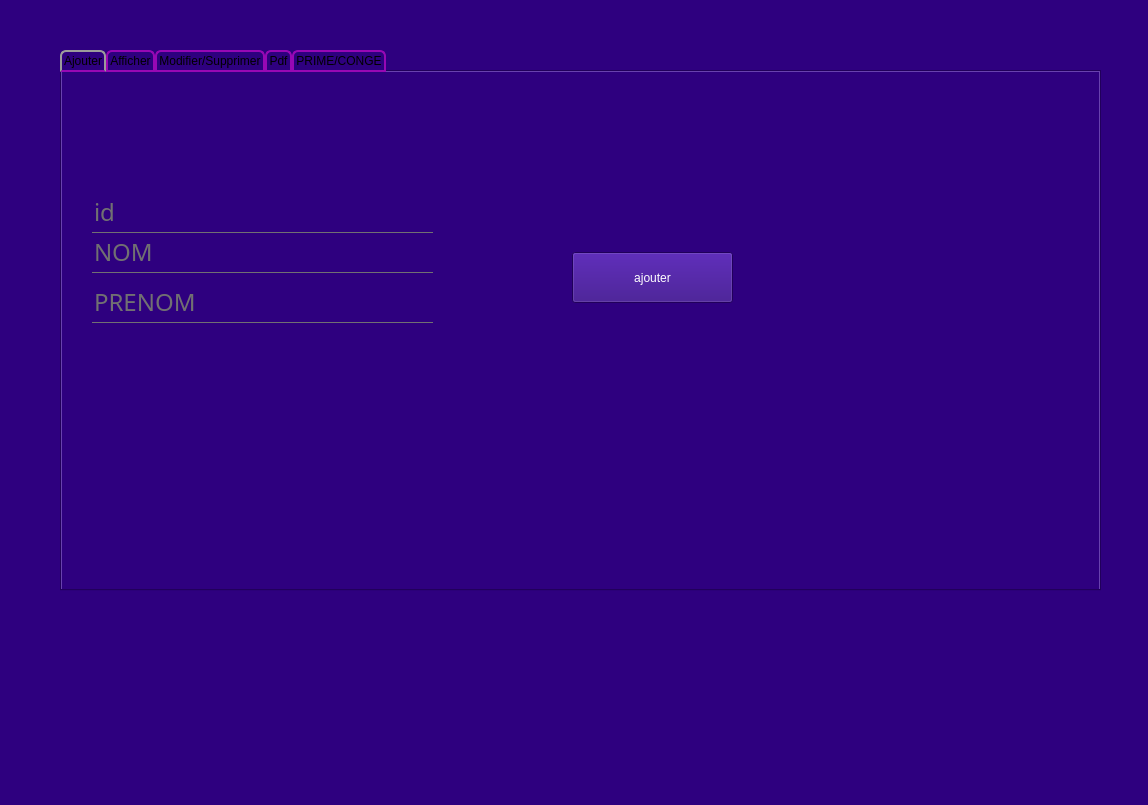
<?xml version="1.0" encoding="UTF-8"?>
<ui version="4.0">
 <class>MainWindow4</class>
 <widget class="QMainWindow" name="MainWindow4">
  <property name="geometry">
   <rect>
    <x>0</x>
    <y>0</y>
    <width>1148</width>
    <height>805</height>
   </rect>
  </property>
  <property name="windowTitle">
   <string>MainWindow</string>
  </property>
  <property name="styleSheet">
   <string notr="true">background:rgb(46,0,127);</string>
  </property>
  <widget class="QWidget" name="centralwidget">
   <widget class="QTabWidget" name="tabwidgets">
    <property name="geometry">
     <rect>
      <x>60</x>
      <y>50</y>
      <width>1041</width>
      <height>541</height>
     </rect>
    </property>
    <property name="styleSheet">
     <string notr="true">QTabBar::tab {
    background: qlineargradient(x1: 0, y1: 0, x2: 0, y2: 1,
                                stop: 0 #E1E1E1, stop: 0.4 #DDDDDD,
                                stop: 0.5 #D8D8D8, stop: 1.0 #D3D3D3);
    border: 2px solid#9708B4;
    border-bottom-color: #9708B4; /* same as the pane color */
    border-top-left-radius: 6px;
    border-top-right-radius: 6px;
    min-width:60ex;
    padding: 2px;
     font: bold, &quot;Comic Sans MS&quot;;
}

QTabBar::tab:selected, QTabBar::tab:hover {
    background: qlineargradient(x1: 0, y1: 0, x2: 0, y2: 1,
                                stop: 0 #085394, stop: 0.4 #9708B4,
                                stop: 0.5 #9708B4, stop: 1.0 #9708B4);
}

QTabBar::tab:selected {
    border-color: #9B9B9B;
    border-bottom-color: #9708B4; /* same as pane color */
}
QLabel{
background:transparent;
font:Century gothic;
font-size:20px;
color:#8b8b8b;
}

QDateEdit{
background:#8b8b8b;
}
QGroupBox{
font-color:rgb(255, 255, 255);
}



</string>
    </property>
    <property name="currentIndex">
     <number>0</number>
    </property>
    <property name="usesScrollButtons">
     <bool>false</bool>
    </property>
    <widget class="QWidget" name="ajouter">
     <attribute name="title">
      <string>Ajouter</string>
     </attribute>
     <widget class="QLineEdit" name="le_nom">
      <property name="geometry">
       <rect>
        <x>30</x>
        <y>160</y>
        <width>341</width>
        <height>41</height>
       </rect>
      </property>
      <property name="styleSheet">
       <string notr="true">QLineEdit{
background:transparent;
border:none;
color:#717072;
border-bottom:1px solid #717072; 
font:Century gothic;
font-size:24px;
}
QDateEdit{
background:transparent;
border:none;
}
</string>
      </property>
      <property name="text">
       <string>NOM</string>
      </property>
      <property name="readOnly">
       <bool>false</bool>
      </property>
     </widget>
     <widget class="QLineEdit" name="le_id">
      <property name="geometry">
       <rect>
        <x>30</x>
        <y>120</y>
        <width>341</width>
        <height>41</height>
       </rect>
      </property>
      <property name="styleSheet">
       <string notr="true">QLineEdit{
background:transparent;
border:none;
color:#717072;
border-bottom:1px solid #717072; 
font:Century gothic;
font-size:24px;
}
QDateEdit{
background:transparent;
border:none;
}
</string>
      </property>
      <property name="text">
       <string>id</string>
      </property>
      <property name="readOnly">
       <bool>false</bool>
      </property>
     </widget>
     <widget class="QLineEdit" name="le_prenom">
      <property name="geometry">
       <rect>
        <x>30</x>
        <y>210</y>
        <width>341</width>
        <height>41</height>
       </rect>
      </property>
      <property name="font">
       <font>
        <family>gothic</family>
        <pointsize>-1</pointsize>
        <weight>50</weight>
        <italic>false</italic>
        <bold>false</bold>
       </font>
      </property>
      <property name="styleSheet">
       <string notr="true">QLineEdit{
background:transparent;
border:none;
color:#717072;
border-bottom:1px solid #717072; 
font:Century gothic;
font-size:24px;
}
QDateEdit{
background:transparent;
border:none;
}
</string>
      </property>
      <property name="text">
       <string>PRENOM</string>
      </property>
      <property name="readOnly">
       <bool>false</bool>
      </property>
     </widget>
     <widget class="QPushButton" name="pb_ajouter">
      <property name="geometry">
       <rect>
        <x>510</x>
        <y>180</y>
        <width>161</width>
        <height>51</height>
       </rect>
      </property>
      <property name="styleSheet">
       <string notr="true">color: rgb(255, 255, 255);</string>
      </property>
      <property name="text">
       <string>ajouter</string>
      </property>
     </widget>
    </widget>
    <widget class="QWidget" name="afficher">
     <attribute name="title">
      <string>Afficher</string>
     </attribute>
     <widget class="QTableView" name="tableView_2">
      <property name="geometry">
       <rect>
        <x>20</x>
        <y>190</y>
        <width>611</width>
        <height>351</height>
       </rect>
      </property>
      <property name="styleSheet">
       <string notr="true">background:rgb(255, 255, 255);</string>
      </property>
     </widget>
     <widget class="QLineEdit" name="lineEdit_5">
      <property name="geometry">
       <rect>
        <x>110</x>
        <y>30</y>
        <width>451</width>
        <height>41</height>
       </rect>
      </property>
      <property name="styleSheet">
       <string notr="true">QLineEdit{
background:transparent;
border:none;
color:#717072;
border-bottom:1px solid #717072; 
font:Century gothic;
font-size:24px;
}
QDateEdit{
background:transparent;
border:none;
}
</string>
      </property>
      <property name="text">
       <string>                 les personnels</string>
      </property>
     </widget>
     <widget class="QToolButton" name="toolButton_5">
      <property name="geometry">
       <rect>
        <x>30</x>
        <y>30</y>
        <width>71</width>
        <height>51</height>
       </rect>
      </property>
      <property name="styleSheet">
       <string notr="true">QPushButton{
background:#01166B;
border-radius:60px;
}
QToolButton{
background:#01166B;
border-radius:60px;} 

QToolButton::hover{
background:#9708B4;
border-radius:60px;
}
</string>
      </property>
      <property name="text">
       <string/>
      </property>
      <property name="icon">
       <iconset>
        <normaloff>:/Downloads/chercher.png</normaloff>:/Downloads/chercher.png</iconset>
      </property>
      <property name="iconSize">
       <size>
        <width>80</width>
        <height>80</height>
       </size>
      </property>
     </widget>
     <widget class="QToolButton" name="toolButton_6">
      <property name="geometry">
       <rect>
        <x>560</x>
        <y>30</y>
        <width>71</width>
        <height>51</height>
       </rect>
      </property>
      <property name="styleSheet">
       <string notr="true">QPushButton{
background:#01166B;
border-radius:60px;
}
QToolButton{
background:#01166B;
border-radius:60px;} 

QToolButton::hover{
background:#9708B4;
border-radius:60px;
}
</string>
      </property>
      <property name="text">
       <string/>
      </property>
      <property name="icon">
       <iconset>
        <normaloff>:/Downloads/pdf.png</normaloff>:/Downloads/pdf.png</iconset>
      </property>
      <property name="iconSize">
       <size>
        <width>80</width>
        <height>80</height>
       </size>
      </property>
     </widget>
     <widget class="QLineEdit" name="le_id_5">
      <property name="geometry">
       <rect>
        <x>30</x>
        <y>90</y>
        <width>341</width>
        <height>41</height>
       </rect>
      </property>
      <property name="styleSheet">
       <string notr="true">QLineEdit{
background:transparent;
border:none;
color:#717072;
border-bottom:1px solid #717072; 
font:Century gothic;
font-size:24px;
}
QDateEdit{
background:transparent;
border:none;
}
</string>
      </property>
      <property name="text">
       <string>ID</string>
      </property>
      <property name="readOnly">
       <bool>false</bool>
      </property>
     </widget>
     <widget class="QComboBox" name="comboBox">
      <property name="geometry">
       <rect>
        <x>410</x>
        <y>90</y>
        <width>261</width>
        <height>41</height>
       </rect>
      </property>
      <item>
       <property name="text">
        <string>trier par :</string>
       </property>
      </item>
      <item>
       <property name="text">
        <string>trier par id</string>
       </property>
      </item>
      <item>
       <property name="text">
        <string>trier par nom</string>
       </property>
      </item>
      <item>
       <property name="text">
        <string>trier par prenom</string>
       </property>
      </item>
     </widget>
     <widget class="QLabel" name="statistique">
      <property name="geometry">
       <rect>
        <x>650</x>
        <y>140</y>
        <width>371</width>
        <height>291</height>
       </rect>
      </property>
      <property name="text">
       <string/>
      </property>
     </widget>
     <widget class="QPushButton" name="pushButton">
      <property name="geometry">
       <rect>
        <x>700</x>
        <y>40</y>
        <width>161</width>
        <height>41</height>
       </rect>
      </property>
      <property name="styleSheet">
       <string notr="true">color: rgb(255, 255, 255);</string>
      </property>
      <property name="text">
       <string>staistique</string>
      </property>
     </widget>
    </widget>
    <widget class="QWidget" name="supprimer_modifier">
     <attribute name="title">
      <string>Modifier/Supprimer</string>
     </attribute>
     <widget class="QLineEdit" name="le_id_2">
      <property name="geometry">
       <rect>
        <x>20</x>
        <y>40</y>
        <width>271</width>
        <height>41</height>
       </rect>
      </property>
      <property name="styleSheet">
       <string notr="true">QLineEdit{
background:transparent;
border:none;
color:#717072;
border-bottom:1px solid #717072; 
font:Century gothic;
font-size:24px;
}
QDateEdit{
background:transparent;
border:none;
}
</string>
      </property>
      <property name="text">
       <string>ID</string>
      </property>
     </widget>
     <widget class="QLineEdit" name="le_nom_2">
      <property name="geometry">
       <rect>
        <x>470</x>
        <y>130</y>
        <width>271</width>
        <height>41</height>
       </rect>
      </property>
      <property name="styleSheet">
       <string notr="true">QLineEdit{
background:transparent;
border:none;
color:#717072;
border-bottom:1px solid #717072; 
font:Century gothic;
font-size:24px;
}
QDateEdit{
background:transparent;
border:none;
}
</string>
      </property>
      <property name="text">
       <string>NOM</string>
      </property>
     </widget>
     <widget class="QLineEdit" name="le_prenom_2">
      <property name="geometry">
       <rect>
        <x>470</x>
        <y>190</y>
        <width>271</width>
        <height>41</height>
       </rect>
      </property>
      <property name="styleSheet">
       <string notr="true">QLineEdit{
background:transparent;
border:none;
color:#717072;
border-bottom:1px solid #717072; 
font:Century gothic;
font-size:24px;
}
QDateEdit{
background:transparent;
border:none;
}
</string>
      </property>
      <property name="text">
       <string>PRENOM</string>
      </property>
     </widget>
     <widget class="QLineEdit" name="le_nbre_jour_conge_2">
      <property name="geometry">
       <rect>
        <x>470</x>
        <y>250</y>
        <width>271</width>
        <height>41</height>
       </rect>
      </property>
      <property name="styleSheet">
       <string notr="true">QLineEdit{
background:transparent;
border:none;
color:#717072;
border-bottom:1px solid #717072; 
font:Century gothic;
font-size:24px;
}
QDateEdit{
background:transparent;
border:none;
}
</string>
      </property>
      <property name="text">
       <string>nbre_jour_congé</string>
      </property>
     </widget>
     <widget class="QPushButton" name="pb_modifier">
      <property name="geometry">
       <rect>
        <x>382</x>
        <y>377</y>
        <width>131</width>
        <height>51</height>
       </rect>
      </property>
      <property name="styleSheet">
       <string notr="true">color: rgb(255, 255, 255);</string>
      </property>
      <property name="text">
       <string>modifier</string>
      </property>
     </widget>
     <widget class="QPushButton" name="pb_supprimer">
      <property name="geometry">
       <rect>
        <x>672</x>
        <y>377</y>
        <width>121</width>
        <height>51</height>
       </rect>
      </property>
      <property name="styleSheet">
       <string notr="true">color: rgb(255, 255, 255);</string>
      </property>
      <property name="text">
       <string>supprimer</string>
      </property>
     </widget>
    </widget>
    <widget class="QWidget" name="Pdf">
     <attribute name="title">
      <string>Pdf</string>
     </attribute>
     <widget class="QTextEdit" name="textEdit">
      <property name="geometry">
       <rect>
        <x>30</x>
        <y>40</y>
        <width>641</width>
        <height>481</height>
       </rect>
      </property>
     </widget>
     <widget class="QPushButton" name="pb_pdf">
      <property name="geometry">
       <rect>
        <x>690</x>
        <y>40</y>
        <width>161</width>
        <height>51</height>
       </rect>
      </property>
      <property name="styleSheet">
       <string notr="true">color: rgb(255, 255, 255);</string>
      </property>
      <property name="text">
       <string>PDF</string>
      </property>
     </widget>
    </widget>
    <widget class="QWidget" name="prime_conge">
     <attribute name="title">
      <string>PRIME/CONGE</string>
     </attribute>
    </widget>
   </widget>
  </widget>
  <widget class="QMenuBar" name="menubar">
   <property name="geometry">
    <rect>
     <x>0</x>
     <y>0</y>
     <width>1148</width>
     <height>22</height>
    </rect>
   </property>
  </widget>
  <widget class="QStatusBar" name="statusbar"/>
 </widget>
 <resources/>
 <connections/>
</ui>
